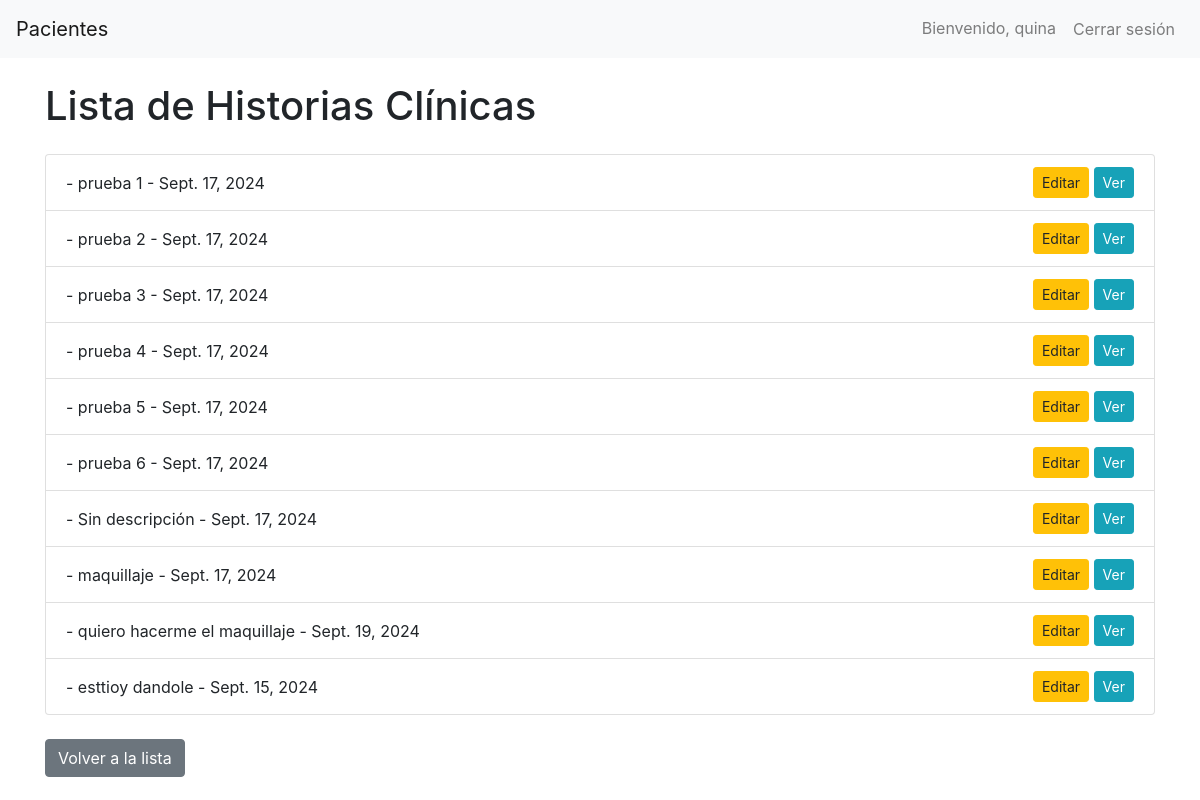
Screenshot of /pacientes/hc_maquillaje/lista/1/ (signed in) with the database file from the repository.
### hc_maquillaje/models.py (models this page shows, shortened)
class HistoriaClinica(models.Model):
    paciente = models.ForeignKey(
        Paciente,
        on_delete=models.CASCADE,
        related_name='historias_clinicas_hc_maquillaje'
    )
    fecha = models.DateField()
    descripcion = models.TextField(blank=True)  # Campo opcional para la descripción
    remitido_por = models.CharField(max_length=100, blank=True)
    ocupacion = models.CharField(max_length=100, blank=True)
    hijos = models.IntegerField(blank=True, null=True)  # Permitir nulos
    medicamentos = models.TextField(blank=True)  # Removí max_length porque no se aplica aquí
    enfermedades = models.TextField(blank=True)  # Lo mismo aquí
    cx = models.TextField(blank=True)  # Cirugías
    motivo_consulta = models.TextField(blank=True)
    cejas_anteriores = models.BooleanField(default=False)
    lineas_anteriores = models.BooleanField(default=False)
    labios_anteriores = models.BooleanField(default=False)
    tiempo_anteriores = models.BooleanField(default=False)
    tiempo_elaborado = models.CharField(max_length=100, blank=True)
    color_anterior = models.CharField(max_length=100, blank=True)
    alergias = models.TextField(blank=True)  # Removí max_length porque no se aplica aquí
    observaciones = models.TextField(blank=True)  # Lo mismo aquí
    correcciones = models.TextField(blank=True)  # Lo mismo aquí
    cejas_actuales = models.BooleanField(default=False)
    color_actual = models.CharField(max_length=100, blank=True)
    neutralizar = models.BooleanField(default=False)
    lineas_superior = models.BooleanField(default=False)
    lineas_inferior = models.BooleanField(default=False)
    labios_actuales = models.BooleanField(default=False)
    anestesia_topica = models.BooleanField(default=False)
    anestesia_inyectada = models.BooleanField(default=False)
    material_desechable = models.CharField(max_length=100, blank=True)
    resultado_satisfactorio = models.TextField(blank=True)  # Removí max_length porque no se aplica aquí
    costo_maquillaje = models.IntegerField(blank=True, null=True)  # Permitir nulos para números
    retoque_fecha = models.DateField(blank=True, null=True)  # Para fechas, usa null=True

### hc_maquillaje/views.py (the view)
# urls.py: path('lista/<int:paciente_id>/', HistoriaClinicaListView.as_view(), name='historia_clinica_list'),
class HistoriaClinicaListView(ListView):
    model = HistoriaClinica
    template_name = 'hc_maquillaje/historia_clinica_list.html'
    context_object_name = 'historias_clinicas'
    def get_queryset(self):
        paciente_id = self.kwargs.get('paciente_id')
        return HistoriaClinica.objects.filter(paciente_id=paciente_id)

### hc_maquillaje/templates/hc_maquillaje/historia_clinica_list.html (shortened to what this page needs)
<!DOCTYPE html>
<html lang="es">
<head>
    <link rel="stylesheet" href="https://stackpath.bootstrapcdn.com/bootstrap/4.5.2/css/bootstrap.min.css">
</head>
<body>
    {% include 'pacientes/navbar.html' %}
    <div class="container mt-4">
        <h1 class="mb-4">Lista de Historias Clínicas</h1>
        <ul class="list-group">
            {% for historia in object_list %}
                <li class="list-group-item d-flex justify-content-between align-items-center">
                    <div>
                        {{ historia.paciente.nombre }} - {{ historia.descripcion }} - {{ historia.fecha }}
                    </div>
                    <div class="botones">
                        <a href="{% url 'hc_maquillaje:historia_clinica_edit' historia.pk %}" class="btn btn-warning btn-sm">Editar</a>
                        <a href="{% url 'hc_maquillaje:ver_historia_clinica' historia.pk %}" class="btn btn-info btn-sm">Ver</a>
                    </div>
                </li>
            {% empty %}
                <li class="list-group-item">No hay historias clínicas disponibles.</li>
            {% endfor %}
        </ul>
        <a href="{% url 'listar_pacientes' %}" class="btn btn-secondary mt-4">Volver a la lista</a>
    </div>
</body>
</html>

### pacientes/templates/pacientes/navbar.html (shortened to what this page needs)
<!DOCTYPE html>
<html lang="es">
<head>
    <link href="https://stackpath.bootstrapcdn.com/bootstrap/4.5.2/css/bootstrap.min.css" rel="stylesheet">
</head>
<body>
<nav class="navbar navbar-expand-lg navbar-light bg-light">
    <a class="navbar-brand" href="{% url 'listar_pacientes' %}">Pacientes</a>
    <div class="collapse navbar-collapse" id="navbarNav">
        <ul class="navbar-nav ml-auto">
            {% if user.is_authenticated %}
                <li class="nav-item">
                    <span class="nav-link">Bienvenido, {{ user.username }}</span>
                </li>
                <li class="nav-item">
                    <form action="{% url 'logout' %}" method="post" style="display:inline;">
                        <button type="submit" class="btn btn-link nav-link">Cerrar sesión</button>
                    </form>
                </li>
            {% else %}
                <li class="nav-item">
                    <a class="nav-link" href="{% url 'login' %}">Iniciar sesión</a>
                </li>
            {% endif %}
        </ul>
    </div>
</nav>
</body>
</html>

### rows the page displays
HistoriaClinica: descripcion "prueba 1", fecha "Sept. 17, 2024"
HistoriaClinica: descripcion "prueba 2", fecha "Sept. 17, 2024"
HistoriaClinica: descripcion "prueba 3", fecha "Sept. 17, 2024"
HistoriaClinica: descripcion "prueba 4", fecha "Sept. 17, 2024"
HistoriaClinica: descripcion "prueba 5", fecha "Sept. 17, 2024"
HistoriaClinica: descripcion "prueba 6", fecha "Sept. 17, 2024"
HistoriaClinica: descripcion "Sin descripción", fecha "Sept. 17, 2024"
HistoriaClinica: descripcion "maquillaje", fecha "Sept. 17, 2024"
HistoriaClinica: descripcion "quiero hacerme el maquillaje", fecha "Sept. 19, 2024"
HistoriaClinica: descripcion "esttioy dandole", fecha "Sept. 15, 2024"

### other values shown
{{ user.username }} "quina"
